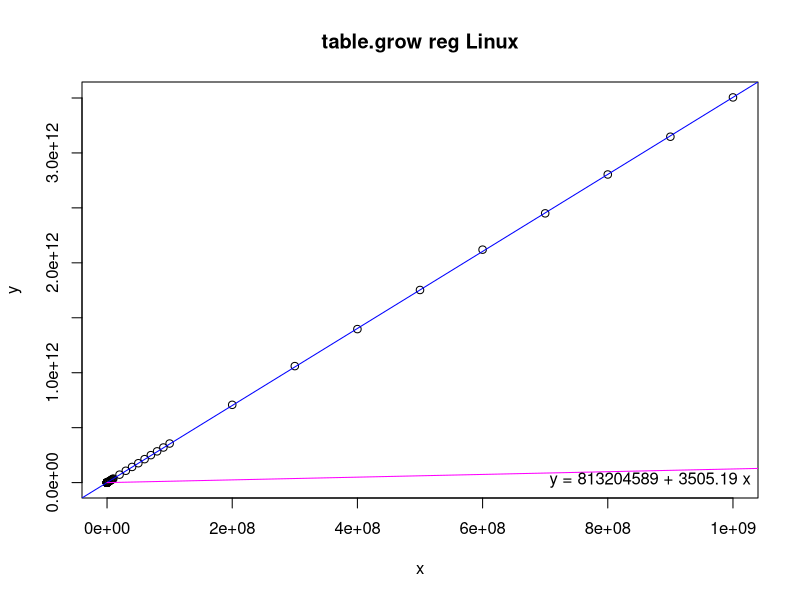
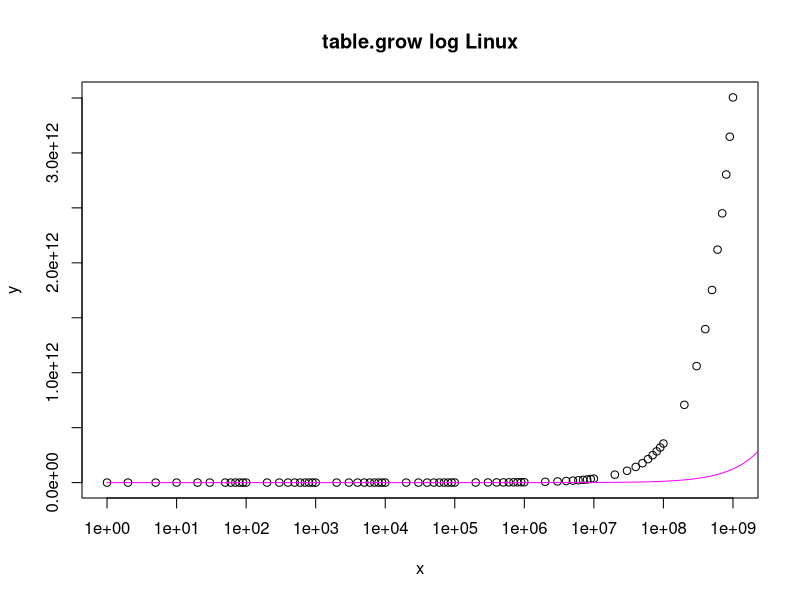

The R source for these figures, in order:
# Input data
x <- c(1,2,5,10,20,30,50,60,70,80,90,100,200,300,400,500,600,700,800,900,1000,2000,3000,4000,5000,6000,7000,8000,9000,10000,20000,30000,40000,50000,60000,70000,80000,90000,100000,200000,300000,400000,500000,600000,700000,800000,900000,1000000,2000000,3000000,4000000,5000000,6000000,7000000,8000000,9000000,10000000,20000000,30000000,40000000,50000000,60000000,70000000,80000000,90000000,100000000,200000000,300000000,400000000,500000000,600000000,700000000,800000000,900000000,1000000000)
y <- c(186250000,187680000,185740000,185590000,184080000,188810000,186560000,187070000,184710000,187070000,189430000,193360000,186890000,191010000,189450000,191560000,189840000,190030000,191470000,198140000,187450000,203890000,199510000,205980000,202410000,211460000,211370000,216070000,216610000,222530000,260360000,291560000,335430000,366170000,396020000,436790000,473960000,506320000,548600000,918260000,1288200000,1606200000,1969000000,2403500000,2663300000,3043600000,3374600000,3681900000,7284800000,10904000000,14491000000,18155000000,21581000000,25187000000,28622000000,32676000000,36301000000,72338000000,107840000000,142580000000,176540000000,213540000000,249870000000,284500000000,319450000000,355650000000,707920000000,1060100000000,1396900000000,1752800000000,2119800000000,2450200000000,2803800000000,3147500000000,3505200000000)

# Linear regression
model <- lm(y ~ x)
coefs <- coef(model)

# Print regression coefficients
print(coefs)

# Estimating function
fe <- function(x) {
  4600000 + (((x + 132 - 1) / 132) * 16384)
}

# Estimated values
xe <- seq(1, 40000000000, by = 10000)
ye <- fe(xe)

png("table-grow-reg.png")
plot(x, y, main = "table.grow reg Linux")
abline(model, col = "blue")
lines(xe, ye, col = "magenta")
legend("bottomright", legend = sprintf("y = %.0f + %.2f x", coefs[1], coefs[2]), bty = "n")

png("table-grow-log.png")
plot(x, y, log = "x", main = "table.grow log Linux")
lines(xe, ye, col = "magenta")
